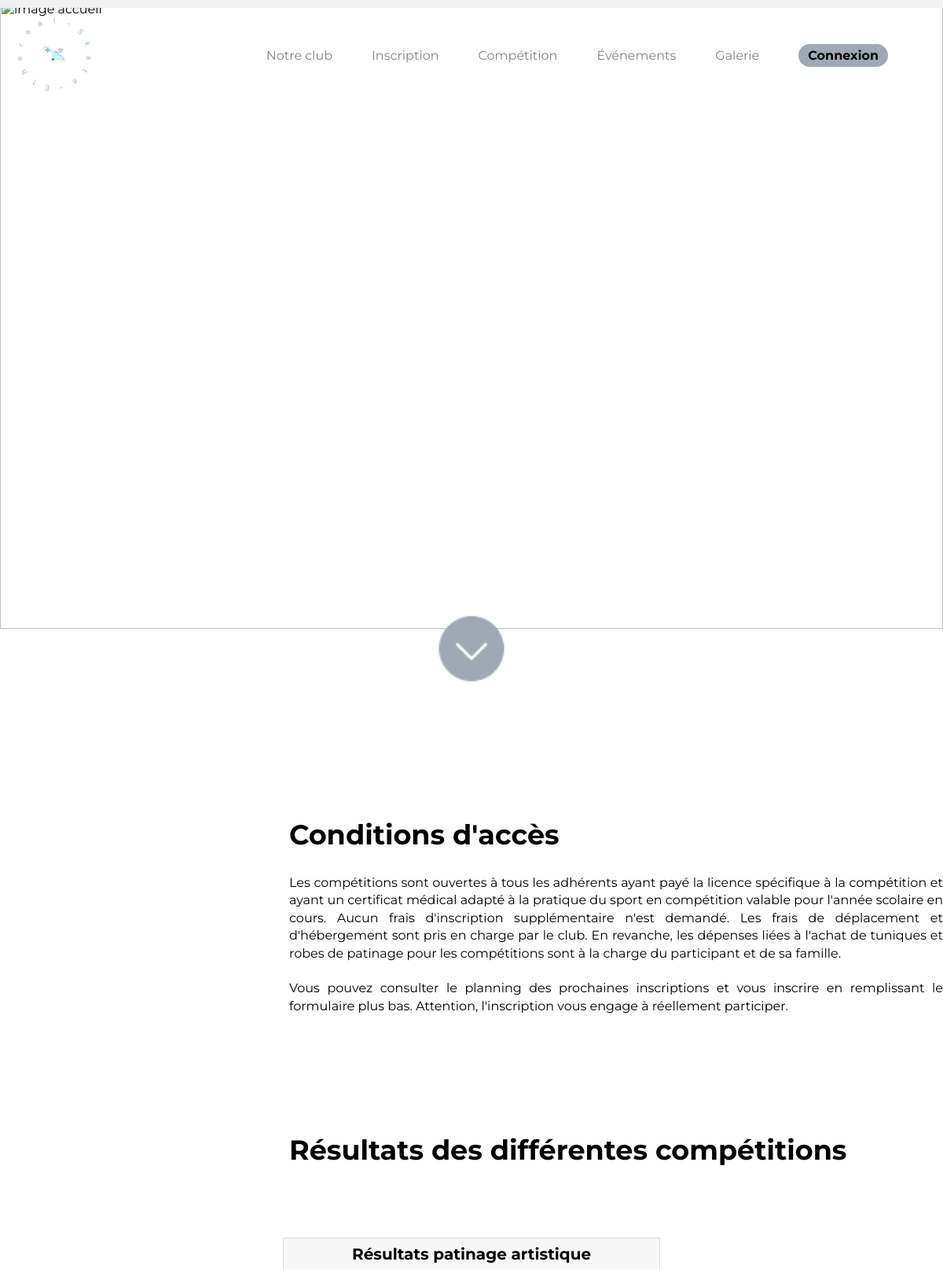
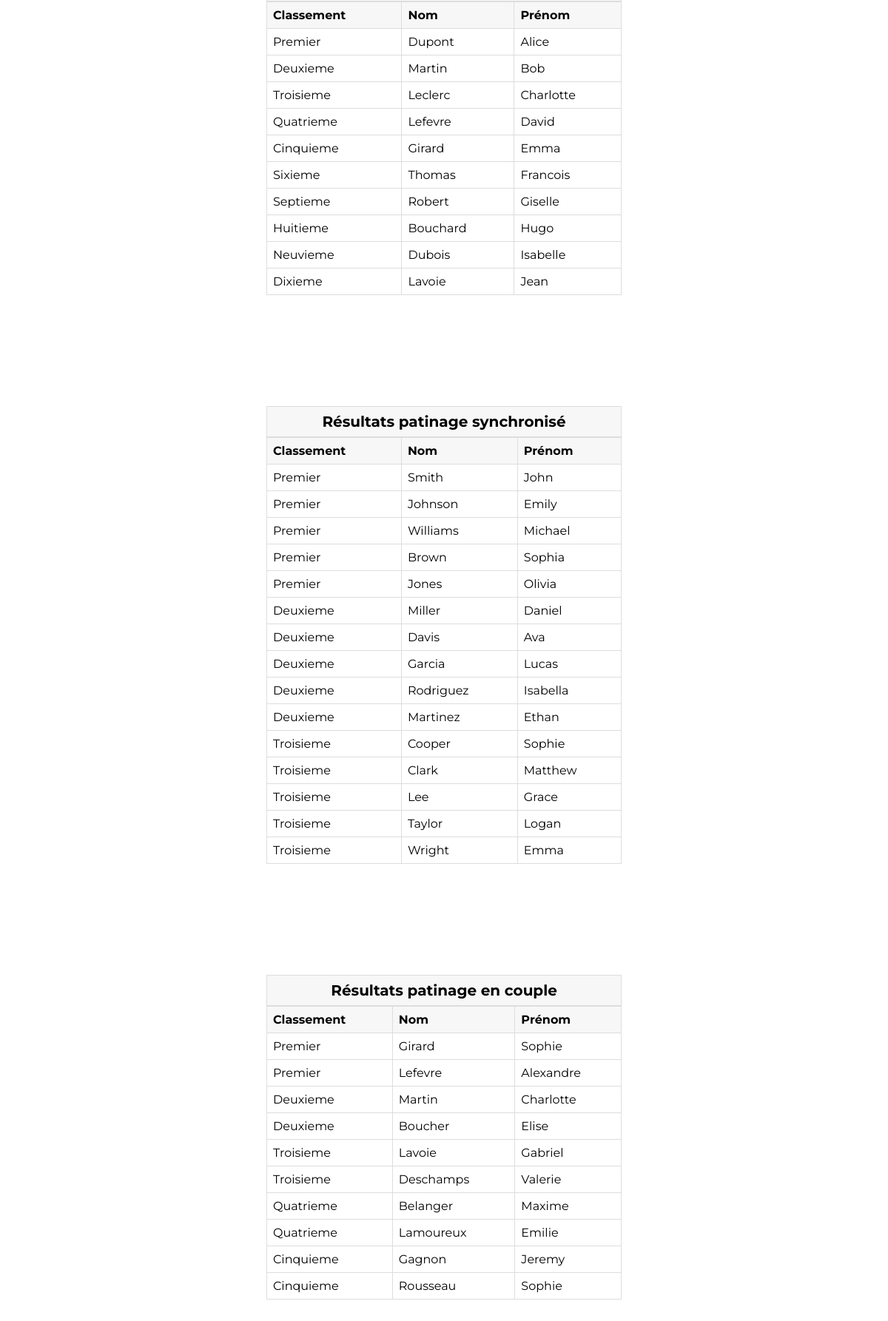
/WEB/pages/competition.php (upper part), run on the app's committed database (2 pictures, top to bottom).
### tables this page shows
CREATE TABLE IF NOT EXISTS `resultatart` (
  `idresultat` int(11) NOT NULL AUTO_INCREMENT,
  `nom` varchar(45) DEFAULT NULL,
  `prenom` varchar(45) DEFAULT NULL,
  `classement` varchar(45) DEFAULT NULL,
  `categorie` varchar(45) DEFAULT NULL,
  `competition_idcompetition` int(11) DEFAULT NULL,
  PRIMARY KEY (`idresultat`),
  KEY `fk_resultat_competition1_idx` (`competition_idcompetition`)
);

CREATE TABLE IF NOT EXISTS `resultatsynchro` (
  `idresultatsynchro` int(11) NOT NULL AUTO_INCREMENT,
  `nom` varchar(45) DEFAULT NULL,
  `prenom` varchar(45) DEFAULT NULL,
  `classement` varchar(45) DEFAULT NULL,
  `categorie` varchar(45) DEFAULT NULL,
  `competition_idcompetition` int(11) DEFAULT NULL,
  PRIMARY KEY (`idresultatsynchro`),
  KEY `fk_resultatsynchro_competition1_idx` (`competition_idcompetition`)
);

CREATE TABLE IF NOT EXISTS `resultatcouple` (
  `idresultatcouple` int(11) NOT NULL AUTO_INCREMENT,
  `nom` varchar(45) DEFAULT NULL,
  `prenom` varchar(45) DEFAULT NULL,
  `classement` varchar(45) DEFAULT NULL,
  `categorie` varchar(45) DEFAULT NULL,
  `competition_idcompetition` int(11) DEFAULT NULL,
  PRIMARY KEY (`idresultatcouple`),
  KEY `fk_resultatcouple_competition1_idx` (`competition_idcompetition`)
);

### WEB/pages/competition.php (the view, shortened to what this page needs)
<?php
    require('header.php');
    $connexion = dbconnect();
?>
<html>
    <body>
        <div class="barredeprogression">
        </div>
        <div class="containerTxt">
            <div class="condition">
                <h2> Conditions d'accès </h2>
                <p>Les compétitions sont ouvertes à tous les adhérents ayant payé la licence spécifique à la compétition et ayant un certificat médical adapté à la pratique du sport en compétition valable pour l'année scolaire en cours. Aucun frais d'inscription supplémentaire n'est demandé. Les frais de déplacement et d'hébergement sont pris en charge par le club. En revanche, les dépenses liées à l'achat de tuniques et robes de patinage pour les compétitions sont à la charge du participant et de sa famille.<br><br>
                Vous pouvez consulter le planning des prochaines inscriptions et vous inscrire en remplissant le formulaire plus bas. Attention, l'inscription vous engage à réellement participer.</p>
            </div>
            <div class="resultatart">
                <h2>Résultats des différentes compétitions</h2>
                <table>
                <caption>Résultats patinage artistique</caption>
                    <tr>
                        <th>Classement</th>
                        <th>Nom</th>
                        <th>Prénom</th>
                    </tr>
                    <?php
                $sqlArt = 'SELECT nom, prenom, classement FROM resultatart';
                $stmtArt = $connexion->query($sqlArt);
                if ($stmtArt !== false) {
                    $resultArt = $stmtArt->fetchAll(PDO::FETCH_ASSOC);
                    if (count($resultArt) > 0) {
                        foreach ($resultArt as $row) {
                            echo "<tr><td>" . $row['classement'] . "</td><td>" . $row['nom'] . "</td><td>" . $row['prenom'] . "</td></tr>";
                        }
                    }
                    else {
                        echo "<tr><td colspan='3'>Aucun résultat dans la table pour le patinage artistique.</td></tr>";
                    }
                }
                else {
                    echo 'Erreur dans la requête.';
                }
                ?>
                </table>
            </div>
            <div class="resultsynchro">
                <table>
                    <caption>Résultats patinage synchronisé</caption>
                    <tr>
                        <th>Classement</th>
                        <th>Nom</th>
                        <th>Prénom</th>
                    </tr>
                    <?php
                        $sqlSynchro = 'SELECT nom, prenom, classement FROM resultatsynchro';
                        $stmtSynchro = $connexion->query($sqlSynchro);
                        if ($stmtSynchro !== false) {
                            $resultSynchro = $stmtSynchro->fetchAll(PDO::FETCH_ASSOC);
                            if (count($resultSynchro) > 0) {
                                foreach ($resultSynchro as $row) {
                                    echo "<tr><td>" . $row['classement'] . "</td><td>" . $row['nom'] . "</td><td>" . $row['prenom'] . "</td></tr>";
                                }
                            }
                            else {
                                echo "<tr><td colspan='3'>Aucun résultat dans la table pour le patinage synchronisé.</td></tr>";
                            }
                        }
                        else {
                            echo 'Erreur dans la requête.';
                        }
                    ?>
                </table>
            </div>
            <div class="resultcouple">
                <table>
                    <caption>Résultats patinage en couple</caption>
                    <tr>
                        <th>Classement</th>
                        <th>Nom</th>
                        <th>Prénom</th>
                    </tr>
                    <?php
                        $sqlCouple = 'SELECT nom, prenom, classement FROM resultatcouple';
                        $stmtCouple = $connexion->query($sqlCouple);
                        if ($stmtCouple !== false) {
                            $resultCouple = $stmtCouple->fetchAll(PDO::FETCH_ASSOC);
                            if (count($resultCouple) > 0) {
                                foreach ($resultCouple as $row) {
                                    echo "<tr><td>" . $row['classement'] . "</td><td>" . $row['nom'] . "</td><td>" . $row['prenom'] . "</td></tr>";
                                }
                            }
                            else {
                                echo "<tr><td colspan='3'>Aucun résultat dans la table pour le patinage en couple.</td></tr>";
                            }
                        }
                        else {
                            echo 'Erreur dans la requête.';
                        }
                    ?>
                </table>
            </div>
        </div>
    </body>
</html>
<?php
    require('footer.php');
?>

### WEB/pages/CSS/style.css (style rules this page uses)
body { margin: 0; padding: 0; font-family: 'Montserrat', serif; }
.barredeprogression { width: 100%; height: 10px; background-color: #f0f0f0; position: fixed; top: 0; left: 0; z-index: 1000; }
.containerTxt { text-align: justify; }
.condition h2 { font-size: 35px; margin-left: 46vh; margin-top: 30vh; font-weight: bold; color:rgb(0, 0, 0); }
.condition p { max-width: 850px; list-style: justify; line-height: 1.4; margin-left: 46vh; margin-bottom: 150px; }
.resultatart h2 { font-size: 35px; margin-left: 46vh; font-weight: bold; color:rgb(0, 0, 0); }
.resultatart h2 { margin-bottom: 90px; }
table { width: 40%; border-collapse: collapse; margin: auto; margin-bottom: 150px; }
caption { border: 1px solid #ddd; padding: 8px; background-color: rgb(247, 247, 247); font-weight: bold; font-size: 20px; }
th, td { border: 1px solid #ddd; padding: 8px; text-align: left; }
th { background-color: rgb(247, 247, 247); }

### data on the page
resultatart: classement "Premier", nom "Dupont", prenom "Alice"
resultatart: classement "Deuxieme", nom "Martin", prenom "Bob"
resultatart: classement "Troisieme", nom "Leclerc", prenom "Charlotte"
resultatart: classement "Quatrieme", nom "Lefevre", prenom "David"
resultatart: classement "Cinquieme", nom "Girard", prenom "Emma"
resultatart: classement "Sixieme", nom "Thomas", prenom "Francois"
resultatart: classement "Septieme", nom "Robert", prenom "Giselle"
resultatart: classement "Huitieme", nom "Bouchard", prenom "Hugo"
resultatart: classement "Neuvieme", nom "Dubois", prenom "Isabelle"
resultatart: classement "Dixieme", nom "Lavoie", prenom "Jean"
resultatsynchro: classement "Premier", nom "Smith", prenom "John"
resultatsynchro: classement "Premier", nom "Johnson", prenom "Emily"
resultatsynchro: classement "Premier", nom "Williams", prenom "Michael"
resultatsynchro: classement "Premier", nom "Brown", prenom "Sophia"
resultatsynchro: classement "Premier", nom "Jones", prenom "Olivia"
resultatsynchro: classement "Deuxieme", nom "Miller", prenom "Daniel"
resultatsynchro: classement "Deuxieme", nom "Davis", prenom "Ava"
resultatsynchro: classement "Deuxieme", nom "Garcia", prenom "Lucas"
resultatsynchro: classement "Deuxieme", nom "Rodriguez", prenom "Isabella"
resultatsynchro: classement "Deuxieme", nom "Martinez", prenom "Ethan"
resultatsynchro: classement "Troisieme", nom "Cooper", prenom "Sophie"
resultatsynchro: classement "Troisieme", nom "Clark", prenom "Matthew"
resultatsynchro: classement "Troisieme", nom "Lee", prenom "Grace"
resultatsynchro: classement "Troisieme", nom "Taylor", prenom "Logan"
resultatsynchro: classement "Troisieme", nom "Wright", prenom "Emma"
resultatcouple: classement "Premier", nom "Girard", prenom "Sophie"
resultatcouple: classement "Premier", nom "Lefevre", prenom "Alexandre"
resultatcouple: classement "Deuxieme", nom "Martin", prenom "Charlotte"
resultatcouple: classement "Deuxieme", nom "Boucher", prenom "Elise"
resultatcouple: classement "Troisieme", nom "Lavoie", prenom "Gabriel"
resultatcouple: classement "Troisieme", nom "Deschamps", prenom "Valerie"
resultatcouple: classement "Quatrieme", nom "Belanger", prenom "Maxime"
resultatcouple: classement "Quatrieme", nom "Lamoureux", prenom "Emilie"
resultatcouple: classement "Cinquieme", nom "Gagnon", prenom "Jeremy"
resultatcouple: classement "Cinquieme", nom "Rousseau", prenom "Sophie"
